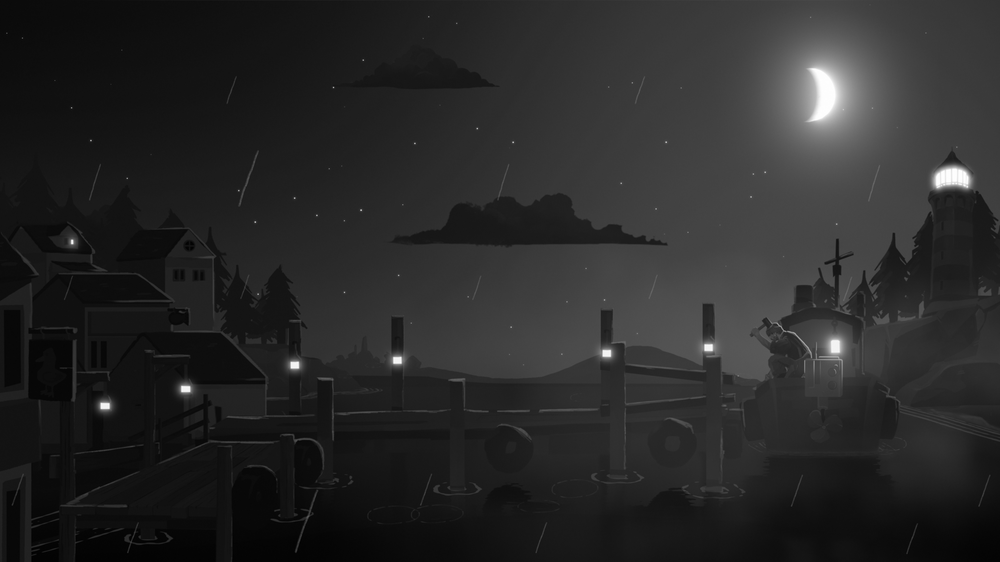
#> input picture image.png, 1000 x 562 px, shrunk from 3840 x 2160 before the run
$ python RGB.py
#> lines starting #> are read from the running program, lines starting #| are printed output that depends on the picture
import cv2
import numpy as np

def assign_rgb_colors(image_path):
#> called with image_path = 'image.png'
    grayscale_image = cv2.imread(image_path, cv2.IMREAD_GRAYSCALE)
#> grayscale_image is the input picture: shape (562, 1000); min 0, max 255, mean 40.6

    if grayscale_image is None:
        print(f"Error loading image from {image_path}")
        return None

    normalized_image = grayscale_image / 255.0

    colored_image = cv2.applyColorMap((normalized_image * 255).astype(np.uint8), cv2.COLORMAP_JET)
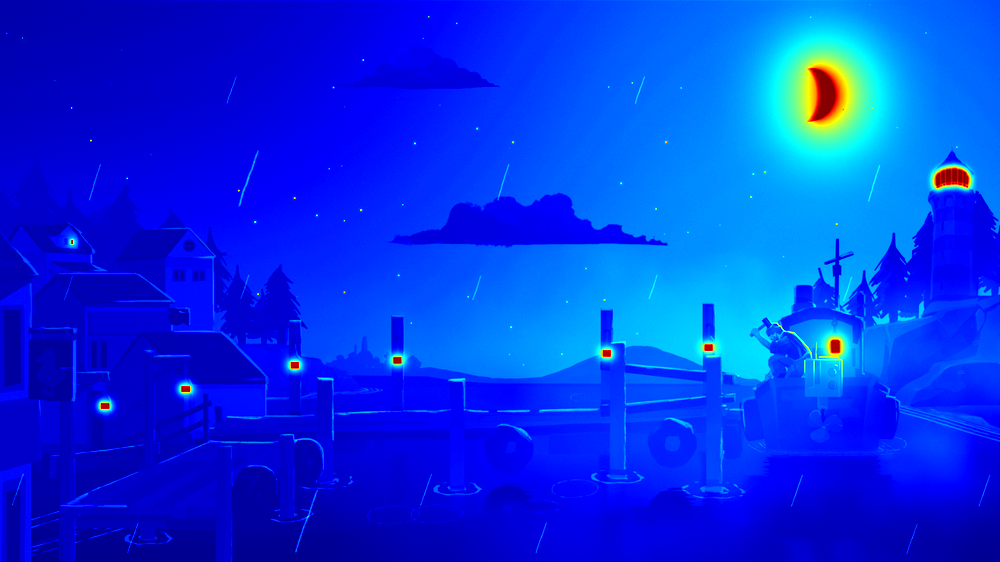
#> colored_image: shape (562, 1000, 3); mean B, G, R 230.4, 51.5, 2.6

    cv2.imshow('Grayscale Image', grayscale_image)
    cv2.imshow('Assigned RGB Colors', colored_image)
    cv2.waitKey(0)
    cv2.destroyAllWindows()

image_path = 'image.png'
assign_rgb_colors(image_path)
